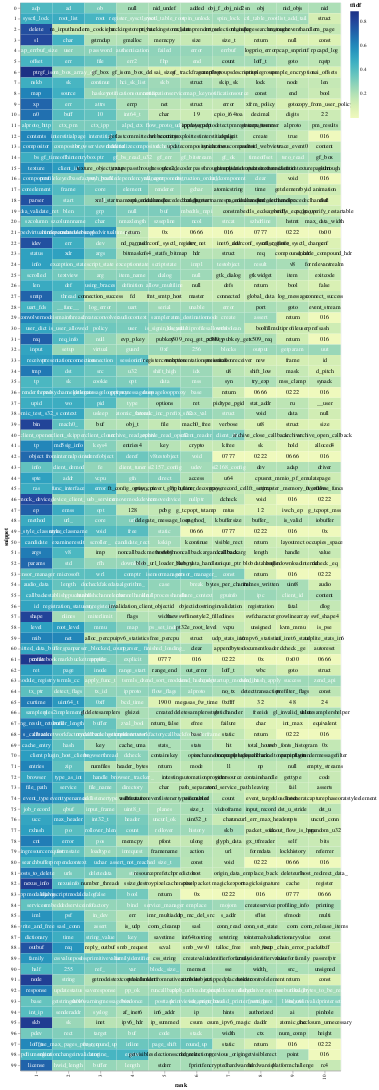

This figure's notebook cell:
### Code cell
# display the three superimposed visualizations
(heatmap + text).properties(width = 600)

### Figure 1 — Vega-Lite specification as saved in the notebook (floating-point values rounded to 4 significant figures; data arrays with more than 128 entries replaced by an {"elided": "..."} marker saying what was removed)
{"config": {"view": {"continuousWidth": 300, "continuousHeight": 300}}, "layer": [{"mark": {"type": "rect"}, "encoding": {"color": {"field": "tfidf", "type": "quantitative"}, "x": {"field": "rank", "type": "ordinal"}, "y": {"field": "snippet", "type": "nominal"}}, "transform": [{"window": [{"op": "rank", "field": "", "as": "rank"}], "groupby": ["snippet"], "sort": [{"field": "tfidf", "order": "descending"}]}]}, {"mark": {"type": "text", "baseline": "middle"}, "encoding": {"color": {"condition": {"test": "(datum.tfidf >= 0.23)", "value": "white"}, "value": "black"}, "text": {"field": "term", "type": "nominal"}, "x": {"field": "rank", "type": "ordinal"}, "y": {"field": "snippet", "type": "nominal"}}, "transform": [{"window": [{"op": "rank", "field": "", "as": "rank"}], "groupby": ["snippet"], "sort": [{"field": "tfidf", "order": "descending"}]}]}], "data": {"name": "data-d45ebf7a8459417bbd1075b4946705cf"}, "width": 600, "$schema": "https://vega.github.io/schema/vega-lite/v5.16.3.json", "datasets": {"data-d45ebf7a8459417bbd1075b4946705cf": {"elided": "1000 records"}}}
